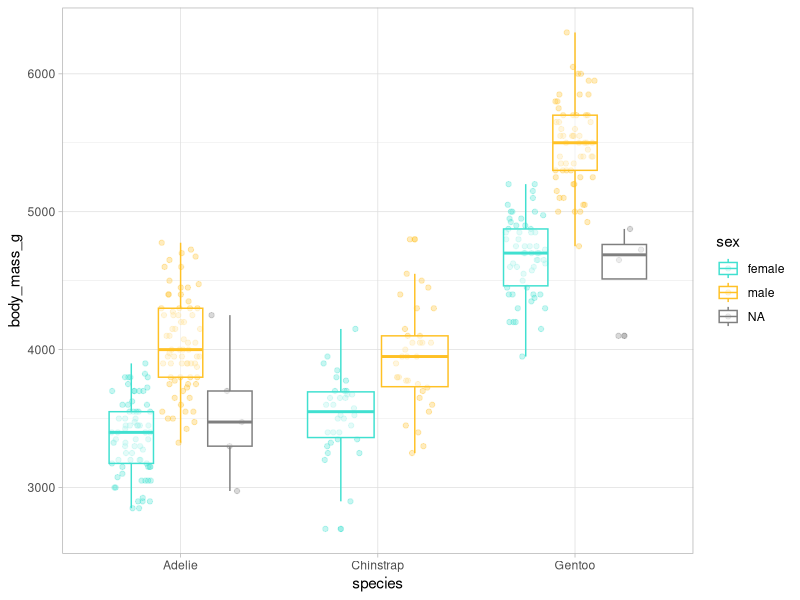
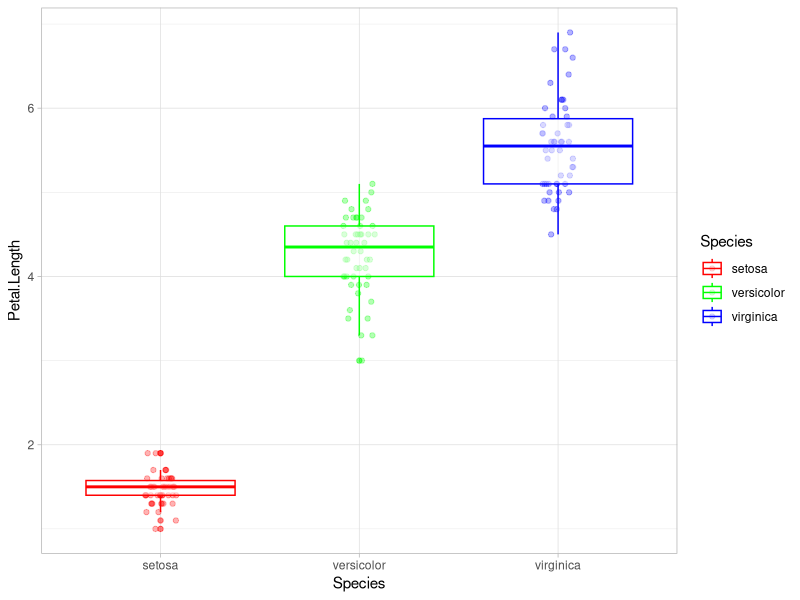
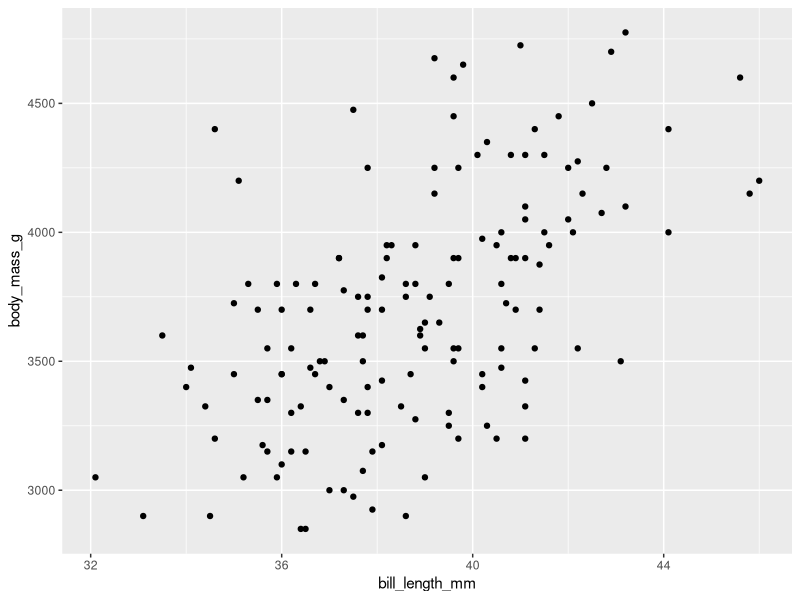
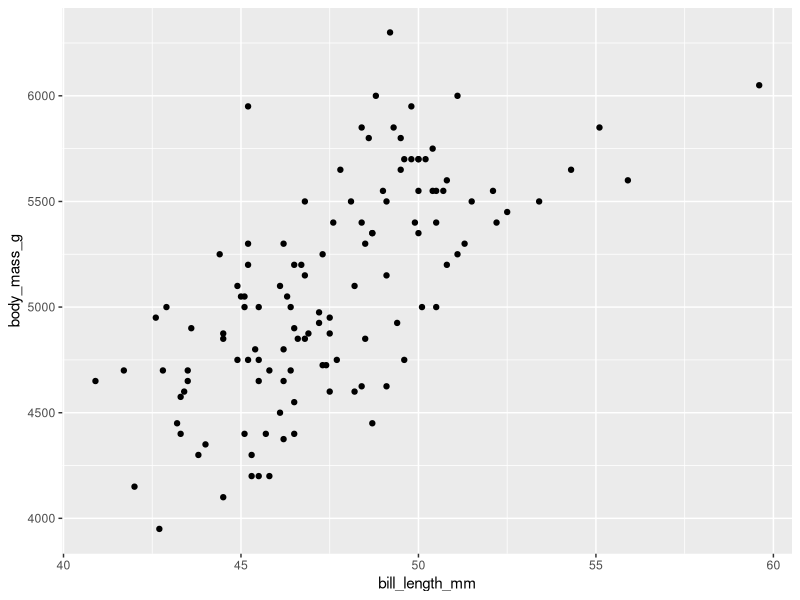
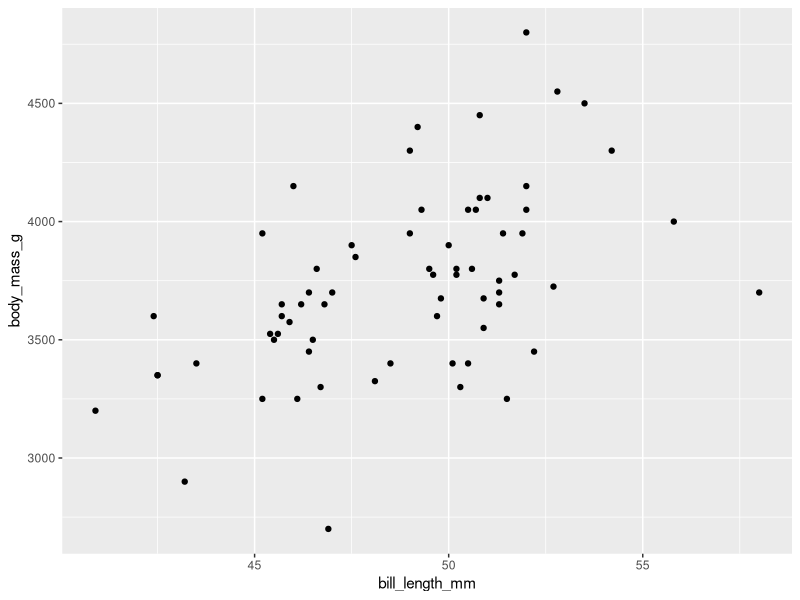

R code for these plots, in order:
## ---- chunk 1

library(palmerpenguins)
library(tidyverse)

# 1
adelie <- penguins |> 
  filter(species == "Adelie") |> 
  arrange(flipper_length_mm)

# 2
adelie_subset <- adelie |> 
  select(island, contains("bill"))

# 3
adelie2 <- adelie |> 
  select(-species)

## ---- chunk 2

# 1
penguins |> 
  group_by(island) |> 
  summarise(
    n = n(),
    mean_flipper_length = mean(flipper_length_mm, na.rm = TRUE)
  )

# 2
penguins |> 
  mutate(mass_by_length = (body_mass_g / 1000) / flipper_length_mm) |> 
  select(mass_by_length)

## ---- chunk 3

divide_by_100 <- function(x) {
  x / 100
}

divide_by_100(30)

## ---- chunk 4

# R base
standardise <- function(x, my.na.rm) {
  (x - mean(x, na.rm = my.na.rm)) / sd(x, na.rm = my.na.rm)
}

standardise(penguins$bill_length_mm, my.na.rm = T)

# Tidyverse
standardise_tidy <- function(x, my.na.rm) {
  ({{ x }} - mean({{ x }}, na.rm = my.na.rm)) / sd({{ x }}, na.rm = my.na.rm)
} 

penguins |> 
  mutate(st_bill_length = standardise_tidy(x = bill_length_mm, my.na.rm = T)) |> 
  select(bill_length_mm, st_bill_length)

## ---- chunk 5

penguins_num <- penguins |> 
  select(species, sex, where(is.numeric))

explore_penguins <-
  function(var) {
    ggplot(penguins_num, aes(x = species, y = .data[[var]], color = sex)) +
      geom_point(position = position_jitterdodge(), alpha = 0.3) +
      geom_boxplot(alpha = 0.5) +
      scale_color_manual(values = c("turquoise", "goldenrod1")) +
      theme_light() +
      ylab(var)
  }

explore_penguins("body_mass_g")

explore_df <- function(df, x_var, y_var, color) {
  ggplot(data = df, aes(x = .data[[x_var]], y = .data[[y_var]], color = .data[[color]])) + 
    geom_point(position = position_jitterdodge(), alpha = 0.3) +
    geom_boxplot(alpha = 0.5) + 
    scale_color_manual(values = rainbow(n = length(unique(df[[color]])))) +
    theme_light() + 
    ylab(y_var)
}

explore_df(df = iris, # iris es un dataset cargado en RStudio por defecto
           y_var = "Petal.Length",
           x_var = "Species",
           color = "Species")

## ---- chunk 6

sum_10 <- function(x) {
  x + 10
}

map(1:4, sum_10)

## ---- chunk 7

map(penguins, \(x) mean(x))
map(penguins, \(x) mean(x, na.rm = T)) # opcion 1
map(penguins, mean, na.rm = T) # opcion 2

## ---- chunk 8

map_lgl(penguins, is.numeric)
penguins_num <- penguins[ , map_lgl(penguins, is.numeric)] 
map_dbl(penguins_num, median, na.rm = T)
map_chr(penguins, class)
map_int(penguins, \(x) length(unique(x)))
1:4 |> 
  map_vec(\(x) as.Date(ISOdate(x + 2024, 05, 13)))

## ---- chunk 9

penguins_list <- penguins |>
  group_split(species)

# asignamos nombres a las listas
names(penguins_list) <- c("p1", "p2", "p3")

# solucion al ejercicio
map2(penguins_list, names(penguins_list), \(x, y)
        mutate(x, nombre = y))

## ---- chunk 10

# primero eliminamos NA de bill_length_mm
penguins_nona <- penguins |> 
  drop_na(bill_length_mm)

penguins_nested <- penguins_nona |>
  group_by(species) |>
  nest() |> 
  mutate(
    lm_obj = map(data, \(df) lm(
      bill_length_mm ~ body_mass_g,
      data = df)),
    pred = map2(lm_obj, data,
                \(x, y) predict(x, y)),
    # solucion al ejercicio
    corr = map2_dbl(pred, data,
                    \(x, y) cor(x, y$bill_length_mm))
  )

# unnest()
penguins_nested |> 
  unnest(pred) |> 
  select(!c(data, lm_obj))

## ---- chunk 11

# ejercicio 9.1.1
penguins_list <- penguins |>
  group_split(species)

# asignamos nombres a las listas
names(penguins_list) <- c("p1", "p2", "p3")

# ejercicio 9.2.1
pmap(list(penguins_list, names(penguins_list)), \(x, y)
     mutate(x, nombre = y))

## ---- chunk 12

penguins_nested <- penguins |>
  group_by(species) |>
  nest()

penguins_nested_str <- penguins_nested |> 
  mutate(path = str_glue("penguins_{species}.csv"))

penguins_nested_str

walk2(penguins_nested_str$data, penguins_nested_str$path, write_csv)

## ---- chunk 13

gg_penguins_bill_body <- function(data_df) {
  ggplot(aes(bill_length_mm, body_mass_g),
         data = data_df) +
    geom_point()
}

penguins_nested <- penguins |>
  group_by(species) |>
  nest() |> 
  mutate(
    gg_obj = map(data, \(df) gg_penguins_bill_body(
      data_df = df
    ))
  )

penguins_nested_str <- penguins_nested |> 
  mutate(path = str_glue("penguins_{species}.png"))

penguins_nested_str

pwalk(list(plot = penguins_nested_str$gg_obj, filename = penguins_nested_str$path), ggsave)

## ---- chunk 14

penguins |> 
  map(safely(log)) |> 
  transpose()

## ---- chunk 15
Sys.time()
sessionInfo()
